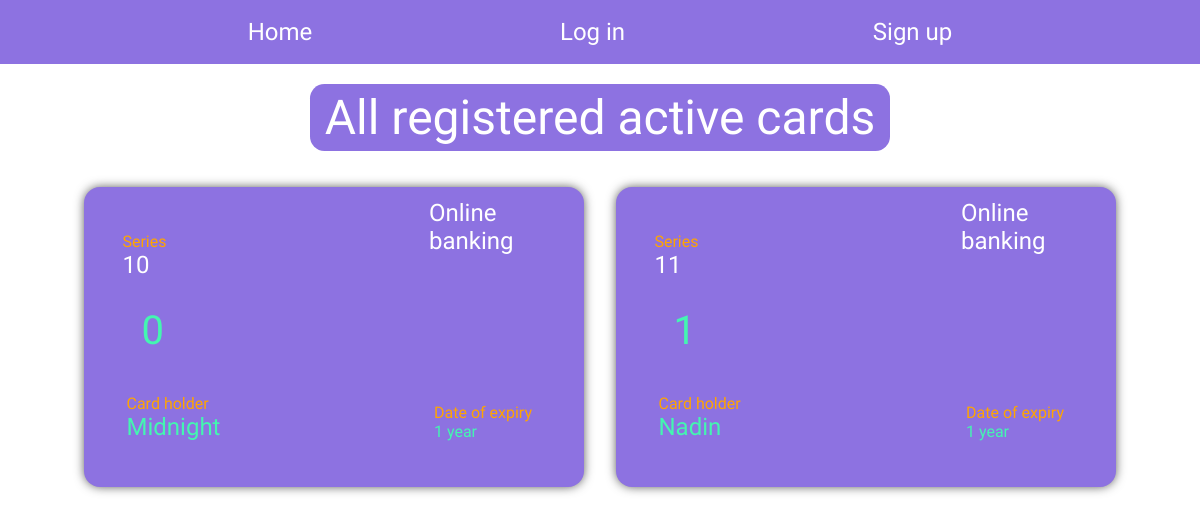
Before: / with the older database file.
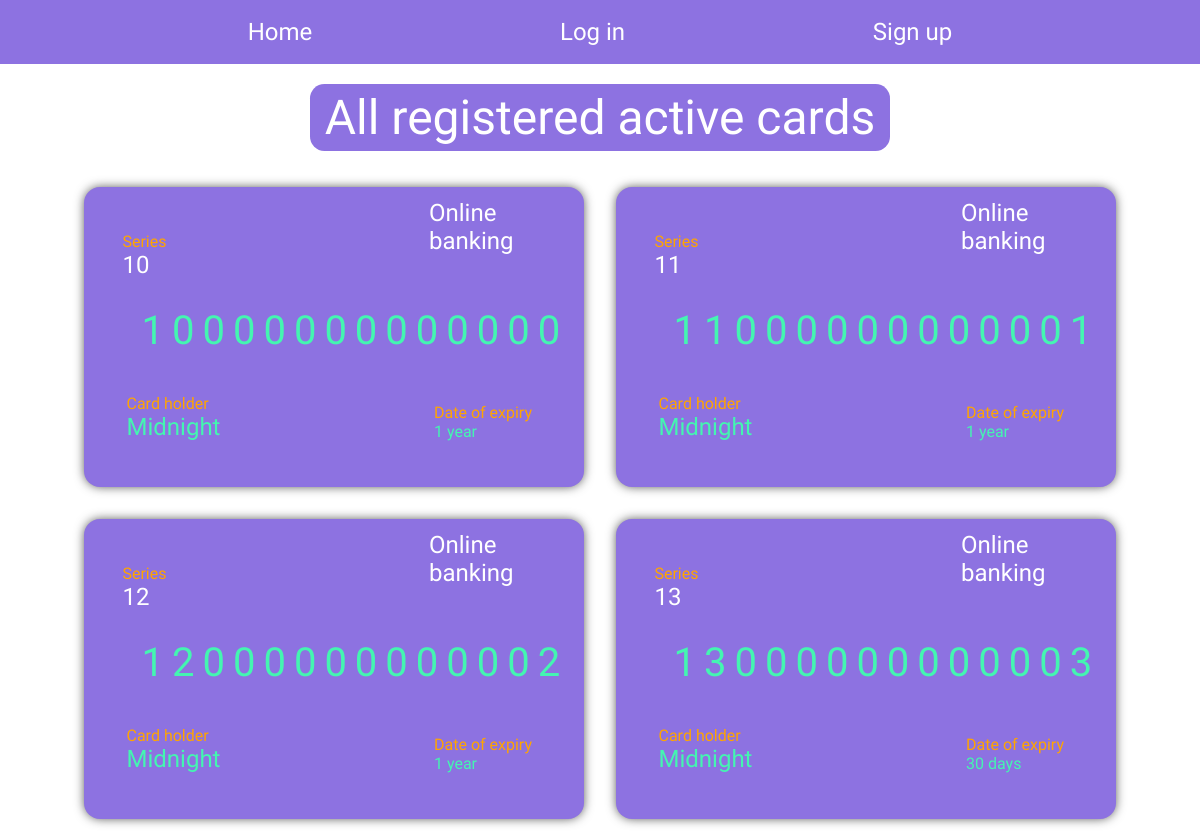
After: the same page with the newer database file.
### card/models.py (models this page shows, shortened)
class Card(models.Model):
    class ExpirationCardDate(models.TextChoices):
        year = "1 year", "1 year"
        halfyear = "6 months", "6 months"
        default = "30 days", "30 days"
    class StatusCard(models.TextChoices):
        non_active = 'Non active',
        active = 'Active',
        expired = 'Expired'
    series = models.IntegerField(unique=True,
                                 default=10,
                                 editable=False)
    number = models.BigIntegerField(unique=True,
                                    default=10000000000000,
                                    editable=False)
    release_date = models.DateTimeField(default=datetime.datetime.now(),
                                        editable=False)
    expiration_date = models.CharField(max_length=255,
                                       default=default_expiration_date,
                                       choices=ExpirationCardDate.choices)
    usage_date = models.DateTimeField(default=datetime.datetime.now(),
                                      editable=False)
    status = models.CharField(max_length=10,
                              default=StatusCard.choices[1][1],
                              choices=StatusCard.choices)
    holder = models.ForeignKey(User,
                               on_delete=models.CASCADE)
    def get_absolute_url(self):
        return reverse('profile', kwargs={'pk': self.pk})

### card/views.py (the view)
# urls.py: path('', IndexView.as_view(), name='index'),
class IndexView(ListView):
    model = Card
    template_name = 'index.html'
    def get_context_data(self, *args, **kwargs):
        context = super().get_context_data(**kwargs)
        context['cards'] = Card.objects.filter(status='Active')
        return context

### templates/index.html
{% extends 'base.html' %}
{% load static %}
{% block content %}
    <body class="container">
        <p class="page__title">All registered active cards</p>
        {% if cards %}
        <div class="page">
            {% for card in cards %}
                <div class="card shadow">
                    <p class="card__brand">Online banking</p>
                    <div class="card__series">
                        <p class="series__title">Series</p>
                        <p class="series__number">{{ card.series }}</p>
                    </div>
                    <a href="{{ card.get_absolute_url }}" class="card__number">{{ card.number }}</a>
                    <div class="card__expiration-date">
                        <p class="date__title">Date of expiry</p>
                        <p class="date__value">{{ card.expiration_date }}</p>
                    </div>
                    <div class="card__holder">
                        <p class="holder__title">Card holder</p>
                        <a href="{{ card.get_absolute_url }}" class="holder__name">{{ card.holder }}</a>
                    </div>
                </div>
            {% endfor %}
        </div>
        {% else %}
        <div class="no-cards">
            <p class="title__empty">There is no active cards</p>
            <a href="{% url 'generator' %}" class="btn">Register new</a>
        </div>
        {% endif %}
    </body>
{% endblock %}

### templates/base.html (shortened to what this page needs)
{% load static %}
<!DOCTYPE html>
<html lang="en">
<head>
    <link rel="stylesheet" href="{% static 'css/style.css' %}">
</head>
<body>
    {% block header %}
        {% include 'include/header.html' %}
    {% endblock %}
    {% block content %}
    {% endblock %}
</body>
</html>

### templates/include/header.html
<navbar>
  <a href="{% url 'index' %}" class="link">Home</a>
  {% if user.is_authenticated %}
    <a href="{% url 'generator' %}" class="link">Card generator</a>
    <a href="{% url 'logout' %}" class="link">Logout</a>
  {% else %}
    <a href="{% url 'login' %}" class="link">Log in</a>
    <a href="{% url 'signup' %}" class="link">Sign up</a>
  {% endif %}
</navbar>

### static/css/style.css (style rules this page uses)
* { box-sizing: border-box; font-size: 16px; margin: 0; padding: 0; font-family: 'Oswald', sans-serif; }
.container { display: flex; justify-content: center; align-items: center; flex-direction: column; }
navbar { width: 100%; height: 64px; background-color: #8D72E1; display: flex; align-items: center; justify-content: space-evenly; }
.page__title { font-size: 3em; margin: 20px 0px; background-color: #8D72E1; padding: 5px 15px; color: #fff; border-radius: 0.3em; }
.page { display: flex; justify-content: center; align-items: center; height: auto; width: 100%; flex-wrap: wrap; }
.card { width: 500px; height: 300px; background-color: #8D72E1; border-radius: 1em; position: relative; margin: 1em; }
.card__brand { font-size: 1.5em; color: #fff; position: absolute; left: 69%; top: 4%; width: 140px; }
.card__series { position: absolute; right: 83.5%; top: 15%; }
.series__number { font-size: 1.5em; color: #fff; }
.series__title { color: orange; }
.card__number { font-size: 2.5em; letter-spacing: 0.2em; position: absolute; top: 40%; left: 11.5%; color: #44f5b1; text-decoration: none; transition: 0.5s; }
.card__expiration-date { color: #44f5b1; position: absolute; top: 72%; left: 70%; width: 100px; }
.date__title { color: orange; }
.card__holder { position: absolute; top: 69%; right: 40.5%; width: 255px; }
.holder__title { color: orange; }
.holder__name { font-size: 1.5em; color: #44f5b1; text-decoration: none; transition: 0.5s; }
.link { color: #fff; font-size: 1.5em; text-decoration: none; }
.shadow { -webkit-box-shadow: 0px 0px 11px -1px rgba(0,0,0,0.75); -moz-box-shadow: 0px 0px 11px -1px rgba(0,0,0,0.75); box-shadow: 0px 0px 11px -1px rgba(0,0,0,0.75); }

Changed rows visible on the page:
removed Card: series "10", number "0", expiration_date "1 year", holder "Midnight"
removed Card: series "11", number "1", expiration_date "1 year", holder "Nadin"
added Card: series "10", number "10000000000000", expiration_date "1 year", holder "Midnight"
added Card: series "11", number "11000000000001", expiration_date "1 year", holder "Midnight"
added Card: series "12", number "12000000000002", expiration_date "1 year", holder "Midnight"
added Card: series "13", number "13000000000003", expiration_date "30 days", holder "Midnight"
